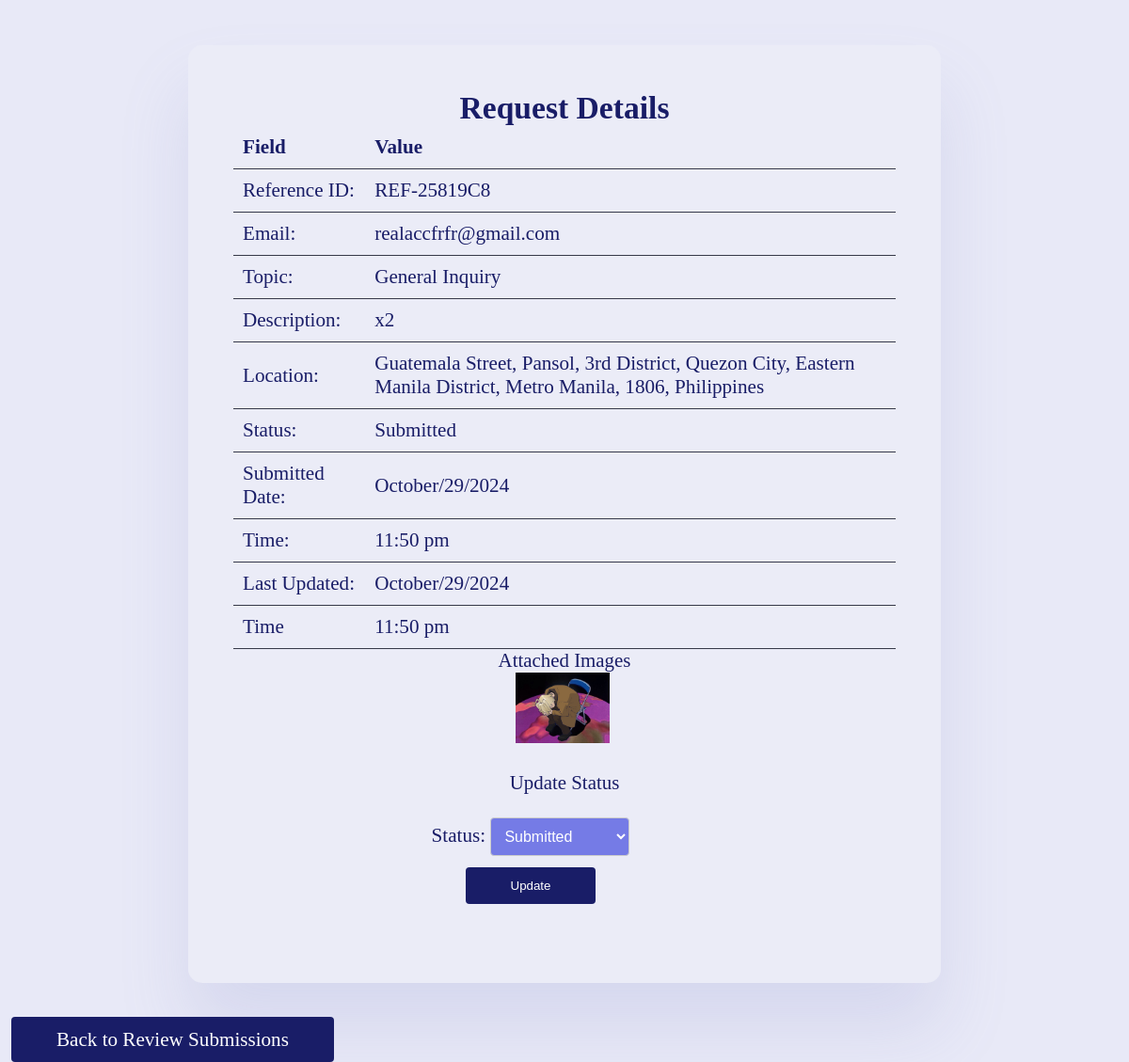
The page /admin/php/view_request.php?reference_id=REF-25819C8 (signed in) on the database its author committed.
### tables this page shows
CREATE TABLE `request` (
  `email` varchar(200) NOT NULL,
  `topic` varchar(100) NOT NULL,
  `description` varchar(500) NOT NULL,
  `location` varchar(250) NOT NULL,
  `images` varchar(255) NOT NULL,
  `reference_id` varchar(255) NOT NULL,
  `submitted_date` datetime NOT NULL DEFAULT current_timestamp(),
  `last_updated` datetime NOT NULL DEFAULT current_timestamp(),
  `status` varchar(50) NOT NULL DEFAULT 'Submitted'
);

### admin/php/view_request.php (the view, shortened to what this page needs)
<?php
include '../../user/config.php';
$reference_id = $_GET['reference_id'];
$sql = "SELECT * FROM Request WHERE reference_id = ?";
$stmt = $conn->prepare($sql);
$stmt->bind_param("s", $reference_id);
$stmt->execute();
$result = $stmt->get_result();
$request = $result->fetch_assoc();
$all_statuses = ['Submitted', 'Reviewed', 'In Progress', 'Completed', 'Cancelled'];
$current_status = $request['status'];
?>
<!DOCTYPE html>
<html lang="en">
<head>
    <link rel="stylesheet" href="../../style.css">
</head>
<body>
<div class="view-request-container">
    <div class="view-request-header">
        <h2>Request Details</h2>
        <table>
            <tr>
                <th>Field</th>
                <th>Value</th>
            </tr>
            <tr>
                <td>Reference ID:</td>
                <td><?php echo htmlspecialchars($request['reference_id']); ?></td>
            </tr>
            <tr>
                <td>Email:</td>
                <td><?php echo htmlspecialchars($request['email']); ?></td>
            </tr>
            <tr>
                <td>Topic:</td>
                <td><?php echo htmlspecialchars($request['topic']); ?></td>
            </tr>
            <tr>
                <td>Description:</td>
                <td><?php echo htmlspecialchars($request['description']); ?></td>
            </tr>
            <tr>
                <td>Location:</td>
                <td><?php echo htmlspecialchars($request['location']); ?></td>
            </tr>
            <tr>
                <td>Status:</td>
                <td><?php echo htmlspecialchars($request['status']); ?></td>
            </tr>
            <tr>
                <td>Submitted Date:</td>
            <td><?php
                $submittedDate = new DateTime($request['submitted_date']);
                echo $submittedDate->format('F/j/Y');
            ?></td>
            </tr>
             <tr>
            <td>Time:</td>
            <td><?php
                echo $submittedDate->format('g:i a');
            ?></td>
            </tr>
            <tr>
            <td>Last Updated:</td>
            <td>
                <?php
                    $lastUpdatedDate = new DateTime($request['last_updated']);
                    echo $lastUpdatedDate->format('F/j/Y');
                ?>
            </td>
            <tr>
            <td> Time </td>
             <td>   <?php
                    echo $lastUpdatedDate->format('g:i a');
                ?>
            </td>
            </tr>
            </tr>
        </table>
        <div class="images-container">
            <h3>Attached Images</h3>
            <div class="image-gallery">
                <?php if (!empty($request['images']) && $request['images'] !== 'NULL'): ?>
                    <?php $images = explode(',', $request['images']); ?>
                    <?php foreach ($images as $image): ?>
                        <img src="../../uploads/<?php echo htmlspecialchars($image); ?>" class="request-image" style="width:100px; margin-right: 5px; cursor: pointer;" alt="Attached Image" onclick="openModal(this.src)">
                    <?php endforeach; ?>
                <?php else: ?>
                    <p>No image attached.</p>
                <?php endif; ?>
            </div>
        </div>
        <div class="statuschange">
            <h3>Update Status</h3>
            <div class="view-updatestatus">
                <form method="POST" action="">
                    <label for="status">Status:</label>
                    <select name="status" id="status" <?php echo ($current_status === 'Completed' || $current_status === 'Cancelled') ? 'disabled' : ''; ?>>
                        <?php foreach ($all_statuses as $status): ?>
                            <option value="<?php echo $status; ?>" <?php if ($status === $current_status) echo 'selected'; ?>><?php echo $status; ?></option>
                        <?php endforeach; ?>
                    </select>
                    <div class="updaterequeststatus">
                        <?php if ($current_status !== 'Completed' && $current_status !== 'Cancelled'): ?>
                            <button type="submit">Update</button>
                        <?php else: ?>
                            <p>Status cannot be changed.</p>
                        <?php endif; ?>
                    </div>
                </form>
            </div>
        </div>
    </div>
</div>
<div class="backtoreview">
    <a href="../reviewsubmissions.php">Back to Review Submissions</a>
</div>
</body>
</html>

### style.css (style rules this page uses)
:root { --color-text: #0b0c18; --color-header: #0000; --color-background: #e8e9f7; --color-background-lighter: #ebecf7; --color-primary: #191d67; --color-secondary: #757be6; --color-accent: #141db8; --color-white: #fff; --color-dark: #363949; --color-light: rgba(132, 139, 200, 0.18); --color-dark-variant: #677483; --box-shadow: 0 2rem 3rem var(--color-light); }
* { margin: 0; padding: 0; outline: 0; border: 0; text-decoration: none; box-sizing: border-box; }
html { font-size: 24px; }
body { width: 100vw; height: 100vh; font-family: 'Poppins'; font-size: 0.88rem; user-select: none; overflow-x: hidden; color: var(--color-text); background-color: var(--color-background); }
a { color: var(--color-text); }
h2 { font-weight: 600; font-size: 1.4rem; }
h3 { font-weight: 500; font-size: 0.87rem; }
table { width: 100%; border-collapse: collapse; color: var(--color-background-lighter); }
table th, table td { padding: 10px; text-align: left; border-bottom: 1px solid var(--color-dark); color: var(--color-primary); }
select { background-color: var(--color-secondary); color: white; border: 1px solid #ccc; border-radius: 4px; padding: 10px; font-size: 16px; cursor: pointer; transition: background-color 0.3s ease; }
html { scroll-behavior: smooth; }
.view-request-container { margin: 2rem auto; padding: 2rem; background-color: var(--color-background-lighter); border-radius: 15px; box-shadow: var(--box-shadow); max-width: 800px; }
.view-request-header { margin-bottom: 1.5rem; text-align: center; color: var(--color-primary); }
.view-request-header h2 { margin: 0; }
.view-updatestatus { justify-content: left; }
.backtoreview a { background-color: var(--color-primary); color: var(--color-white); margin-top: 0.5rem; margin-left: 0.5rem; padding: 0.5rem 2rem; border: none; border-radius: 4px; cursor: pointer; transition: background-color 0.3s ease; }
.updaterequeststatus button { background-color: var(--color-primary); color: var(--color-white); margin-top: 0.5rem; padding: 0.5rem 2rem; border: none; border-radius: 4px; cursor: pointer; transition: background-color 0.3s ease; }
.statuschange { margin-top: 1rem; }
.view-updatestatus { margin-top: 1rem; margin-right: 3rem; }

### rows shown on the page
request: reference "REF-25819C8", email "realaccfrfr@gmail.com", topic "General Inquiry", description "x2", location "Guatemala Street, Pansol, 3rd District, Quezon City, Eastern Manila District, Metro Manila, 1806, Philippines", status "Submitted", submitted_date "October/29/2024", submitted_date "11:50 pm", last_updated "October/29/2024", last_updated "11:50 pm", images (picture)
